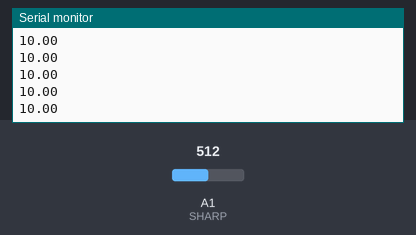
A sketch run on a simulated Arduino Uno, built with avr-gcc and run on an emulated ATmega328P. Parts: the last lines printed to the serial monitor. The inputs (shaded band) are chosen by the test bench; at power-on: A1 (SHARP) = 512.

Above: at 1.2 s.
1.3 s: A1 (SHARP) set to 716
At 1.9 s:
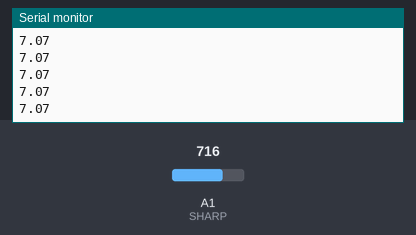
2.8 s: A1 (SHARP) set to 900
At 3.9 s:
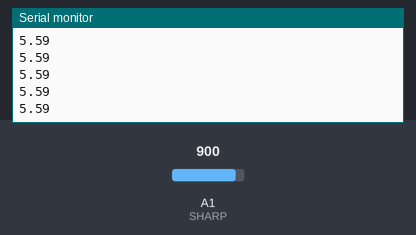
Timing chart, 0 to 5.8 s (numbered marks = the images above; inputs shaded):
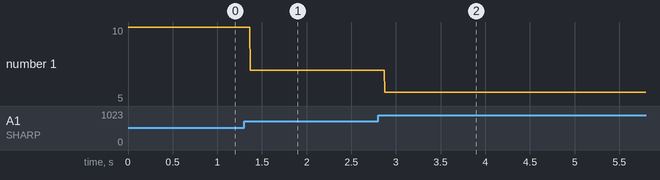

The sketch:

irSharp.ino
```cpp
#define SHARP A1

void setup()
{
    Serial.begin(9600);
}
void loop()
{

    double valorVolts = analogRead(SHARP) * 0.0048828125;
    double distancia = 4800 / (valorVolts * 200 - 20);

    Serial.println(distancia);
}
```

Measured:
- after the input at 1.3 s, the serial monitor: prints a new line after 0.07 s (image 1)
- after the input at 2.8 s, the serial monitor: prints a new line after 0.07 s (image 2)
- plotted number 1: 10 → 7.07 after the input at 1.3 s, 7.07 → 5 after the input at 2.8 s
